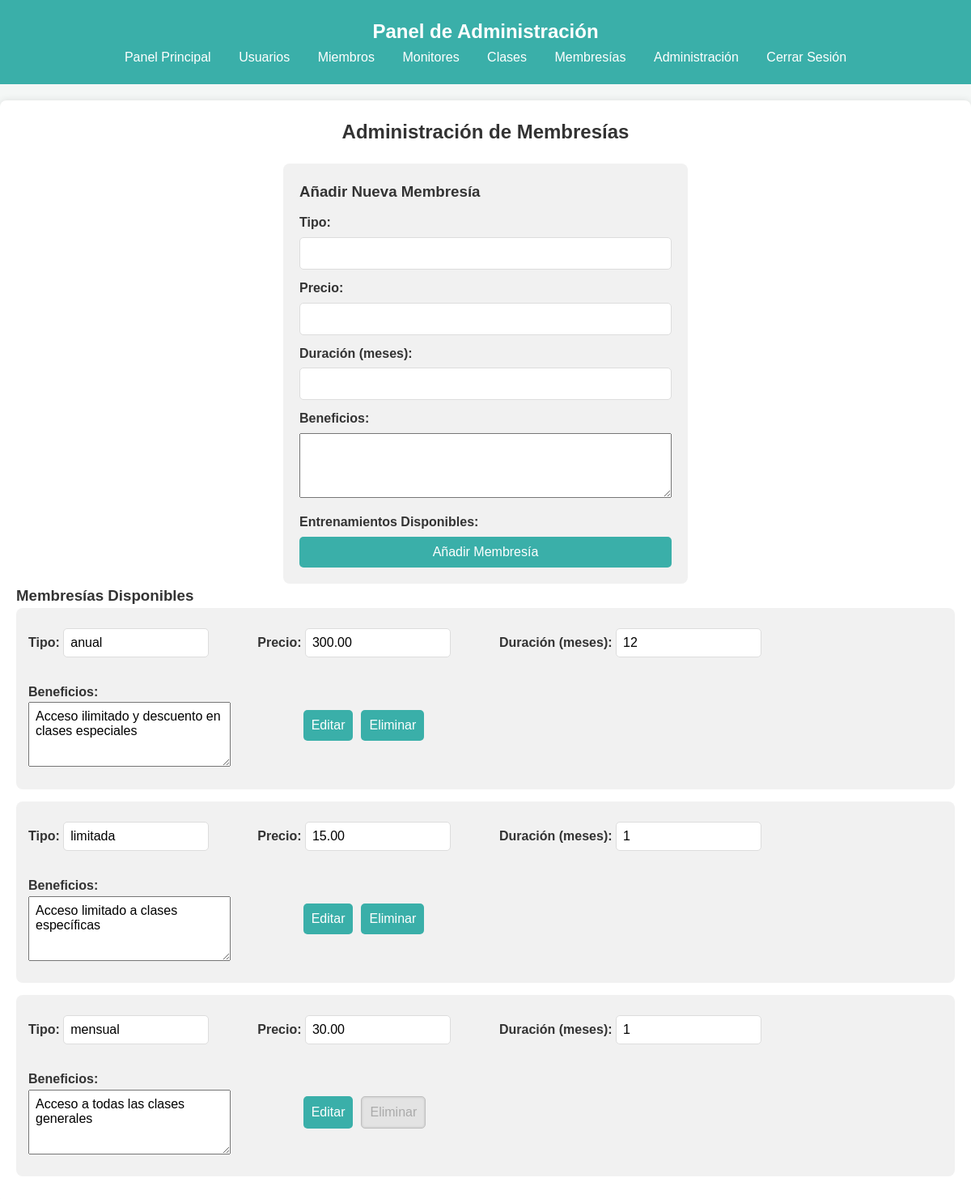
Before: /src/crear_membresia.php (signed in) with the older database file.
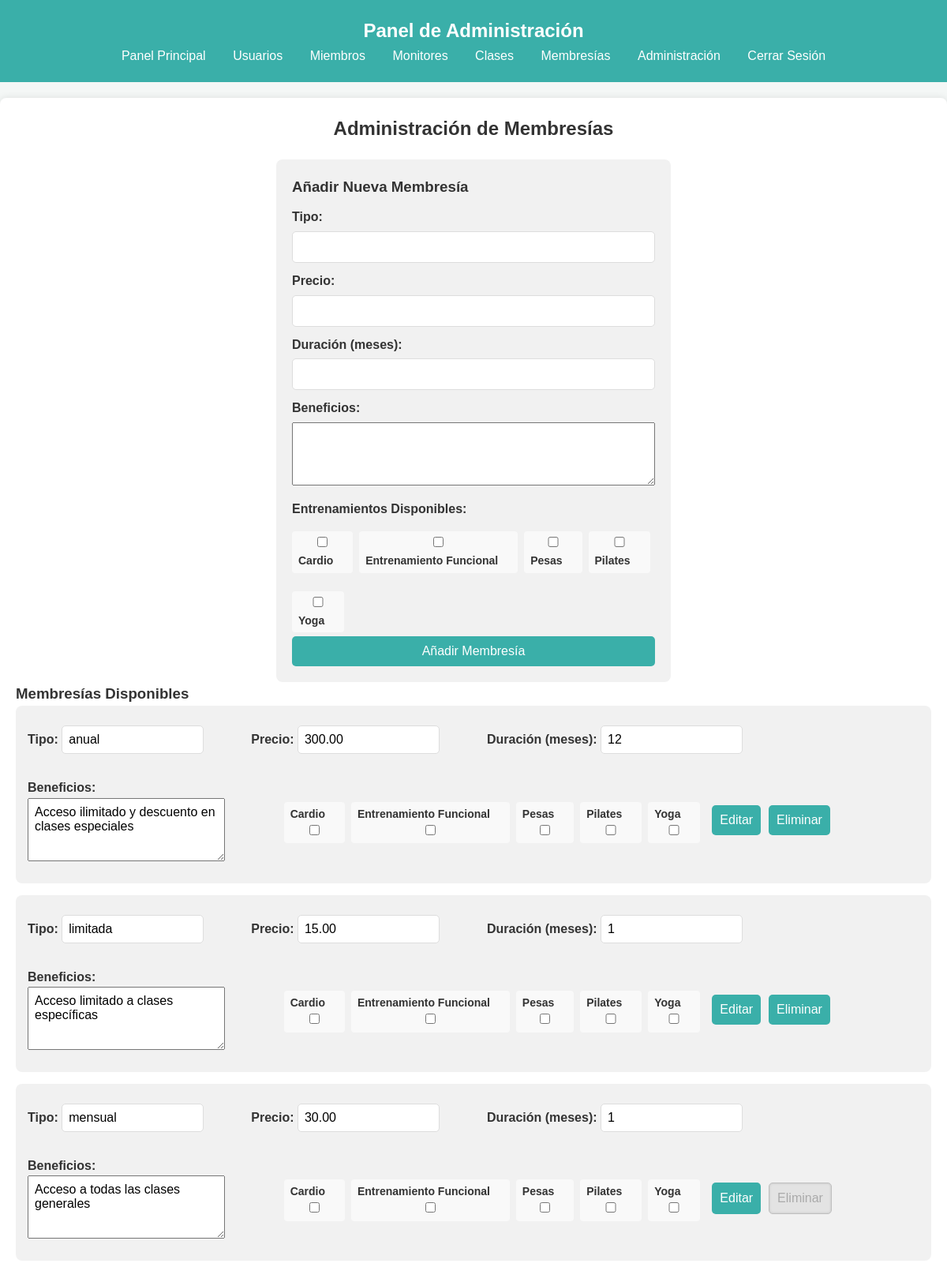
After: the same page with the newer database file.
### tables this page shows
CREATE TABLE IF NOT EXISTS membresia (
    id_membresia INT AUTO_INCREMENT PRIMARY KEY,
    tipo VARCHAR(50) UNIQUE,
    precio DECIMAL(10, 2),
    duracion INT COMMENT 'Duración en meses',
    beneficios TEXT
);

CREATE TABLE IF NOT EXISTS especialidad (
    id_especialidad INT AUTO_INCREMENT PRIMARY KEY,
    nombre VARCHAR(50) UNIQUE
);

### src/Includes/member_functions.php (called while the page is built, shortened)
<?php
function obtenerEntrenamientos($conn)
{
    $sql = "SELECT id_especialidad, nombre FROM especialidad";
    $result = $conn->query($sql);
    $entrenamientos = [];
    while ($row = $result->fetch_assoc()) {
        $entrenamientos[] = $row;
    }
    return $entrenamientos;
}

### src/crear_membresia.php (the view, shortened to what this page needs)
<?php
require_once('includes/admin_functions.php');
require_once('includes/member_functions.php');
$conn = obtenerConexion();
$membresias = [];
$result = $conn->query("SELECT * FROM membresia ORDER BY tipo ASC");
if ($result) {
    while ($row = $result->fetch_assoc()) {
        $row['entrenamientos'] = [];
        $membresias[] = $row;
    }
}
$entrenamientos = obtenerEntrenamientos($conn);
include 'includes/admin_header.php';
?>
<!DOCTYPE html>
<html lang="es">
<head>
    <link rel="stylesheet" href="estilos.css">
</head>
<body>
    <main class="form_container form_container_large">
        <h2>Administración de Membresías</h2>
        <form method="POST" action="crear_membresia.php" class="membresia-form">
            <h3>Añadir Nueva Membresía</h3>
            <div class="membresia-form-item">
                <label for="tipo">Tipo:</label>
                <input type="text" id="tipo" name="tipo" required>
            </div>
            <div class="membresia-form-item">
                <label for="precio">Precio:</label>
                <input type="number" id="precio" name="precio" step="0.01" required>
            </div>
            <div class="membresia-form-item">
                <label for="duracion">Duración (meses):</label>
                <input type="number" id="duracion" name="duracion" required>
            </div>
            <div class="membresia-form-item">
                <label for="beneficios">Beneficios:</label>
                <textarea id="beneficios" name="beneficios" rows="3"></textarea>
            </div>
            <div class="membresia-form-item">
                <label>Entrenamientos Disponibles:</label>
                <div class="checkbox-group">
                    <?php foreach ($entrenamientos as $entrenamiento): ?>
                        <label>
                            <input type="checkbox" name="entrenamientos[]" value="<?php echo $entrenamiento['id_especialidad']; ?>">
                            <?php echo htmlspecialchars($entrenamiento['nombre']); ?>
                        </label>
                    <?php endforeach; ?>
                </div>
            </div>
            <button type="submit" name="nueva_membresia">Añadir Membresía</button>
        </form>
        <h3>Membresías Disponibles</h3>
        <ul class="membresias-lista">
            <?php foreach ($membresias as $membresia): ?>
                <li>
                    <form method="POST" action="crear_membresia.php" class="membresia-item">
                        <label>
                            Tipo:
                            <input type="text" name="tipo" value="<?php echo htmlspecialchars($membresia['tipo']); ?>" required>
                        </label>
                        <label>
                            Precio:
                            <input type="number" name="precio" value="<?php echo htmlspecialchars($membresia['precio']); ?>" step="0.01" required>
                        </label>
                        <label>
                            Duración (meses):
                            <input type="number" name="duracion" value="<?php echo htmlspecialchars($membresia['duracion']); ?>" required>
                        </label>
                        <label>
                            Beneficios:
                            <textarea name="beneficios" rows="1"><?php echo htmlspecialchars($membresia['beneficios']); ?></textarea>
                        </label>
                        <div class="checkbox-group">
                            <?php foreach ($entrenamientos as $entrenamiento): ?>
                                <label>
                                    <?php echo htmlspecialchars($entrenamiento['nombre']); ?>
                                    <input type="checkbox" name="entrenamientos[]" value="<?php echo $entrenamiento['id_especialidad']; ?>"
                                        <?php echo in_array($entrenamiento['id_especialidad'], $membresia['entrenamientos']) ? 'checked' : ''; ?>>
                                </label>
                            <?php endforeach; ?>
                        </div>
                        <div class="membresia-botones">
                            <button type="submit" name="editar_membresia">Editar</button>
                            <button type="submit" name="eliminar_membresia"
                                class="<?php echo ($membresia['id_membresia'] == 1) ? 'btn-disabled' : ''; ?>"
                                onclick="return confirm('¿Estás seguro de que deseas eliminar esta membresía?')"
                                <?php echo ($membresia['id_membresia'] == 1) ? 'disabled title="Esta membresía no se puede eliminar."' : ''; ?>>
                                Eliminar
                            </button>
                        </div>
                    </form>
                </li>
            <?php endforeach; ?>
        </ul>
    </main>
</body>
</html>

### src/Includes/admin_header.php (shortened to what this page needs)
<!DOCTYPE html>
<html lang="es">
<head>
    <link rel="stylesheet" href="../assets/css/estilos.css">
</head>
<body>
    <header>
        <h1>Panel de Administración</h1>
        <nav id="navegacion-rapida">
            <?php if (isset($_SESSION['rol']) && $_SESSION['rol'] === 'admin'): ?>
                <a href="admin.php">Panel Principal</a>
                <a href="usuarios.php">Usuarios</a>
                <a href="miembros.php">Miembros</a>
                <a href="monitores.php">Monitores</a>
                <a href="clases.php">Clases</a>
                <a href="membresias.php">Membresías</a>
                <a href="configuracion.php">Administración</a>
            <?php endif; ?>
            <form action="includes/general.php" method="post" style="display: inline;">
                <button type="submit" class="logout-link">Cerrar Sesión</button>
            </form>
        </nav>
    </header>
</body>
</html>

### assets/css/estilos.css (style rules this page uses)
* { margin: 0; padding: 0; box-sizing: border-box; font-family: Arial, sans-serif; }
body { background-color: #f4f7f6; color: #333; line-height: 1.6; display: flex; flex-direction: column; align-items: center; justify-content: center; min-height: 100vh; }
header { background-color: #3aafa9; color: #fff; padding: 20px; text-align: center; width: 100%; }
header h1 { font-size: 24px; }
header nav a, header nav .logout-link { color: #fff; text-decoration: none; margin: 0 15px; font-size: 16px; background: none; border: none; cursor: pointer; padding: 0; font-family: inherit; }
main { padding: 20px; max-width: 1900px; width: 100%; text-align: center; }
.form_container { background-color: #ffffff; padding: 20px; border-radius: 8px; box-shadow: 0 0 10px rgba(0, 0, 0, 0.1); max-width: fit-content; margin: 20px auto; text-align: left; }
.form_container_large { max-width: 1600px; padding: 20px; }
.form_container_large h2 { text-align: center; margin-bottom: 20px; }
.membresia-form { padding: 20px; background-color: #f1f1f1; border-radius: 8px; margin-bottom: 30px; max-width: 500px; margin: 0 auto; }
.membresia-form textarea#beneficios { width: 100%; min-height: 80px; font-size: 16px; padding: 8px; resize: vertical; }
.membresia-form button[type="submit"] { padding: 8px 15px; font-size: 14px; background-color: #3aafa9; color: #fff; border: none; border-radius: 4px; cursor: pointer; }
.membresia-item { display: flex; flex-wrap: wrap; gap: 15px; align-items: center; }
.membresias-lista { list-style-type: none; padding: 0; }
.membresias-lista li { margin-bottom: 15px; padding: 15px; border-radius: 8px; background-color: #f1f1f1; }
.membresia-item input[type="text"], .membresia-item input[type="number"], .membresia-item textarea { width: 20%; min-width: 180px; max-width: 250px; padding: 8px; font-size: 16px; }
.membresia-item textarea[name="beneficios"] { width: 100%; min-height: 80px; resize: vertical; }
.membresia-botones { display: flex; gap: 10px; }
.membresia-botones button { padding: 8px 15px; font-size: 14px; background-color: #3aafa9; color: #fff; border: none; cursor: pointer; }
.checkbox-group { display: flex; flex-wrap: wrap; gap: 8px; }
.checkbox-group label { display: flex; justify-content: space-between; align-items: center; width: auto; font-size: 14px; padding: 4px 8px; background-color: #f9f9f9; border-radius: 4px; }
.form_container label { display: block; margin: 10px 0 5px; font-weight: bold; color: #333; }
.form_container input, .form_container select { width: 100%; padding: 10px; border: 1px solid #ddd; border-radius: 5px; font-size: 16px; }
.form_container button[type="submit"] { width: 100%; padding: 10px; background-color: #3aafa9; color: #fff; font-size: 16px; border: none; border-radius: 5px; cursor: pointer; }
.button-container button, .membresia-form button[type="submit"], .membresia-botones button { padding: 10px 15px; background-color: #3aafa9; color: #fff; font-size: 16px; border: none; border-radius: 5px; cursor: pointer; transition: background-color 0.3s ease; }
.btn-disabled { background-color: #e0e0e0 !important; color: #999 !important; cursor: not-allowed !important; box-shadow: inset 0 0 3px rgba(0, 0, 0, 0.2) !important; border: 1px solid #b3b3b3 !important; opacity: 0.8 !important; }
header h1 { font-size: 24px; text-align: center; flex: 1; color: #fff; }

Changed rows visible on the page:
added especialidad: nombre "Cardio"
added especialidad: nombre "Entrenamiento Funcional"
added especialidad: nombre "Pesas"
added especialidad: nombre "Pilates"
added especialidad: nombre "Yoga"
